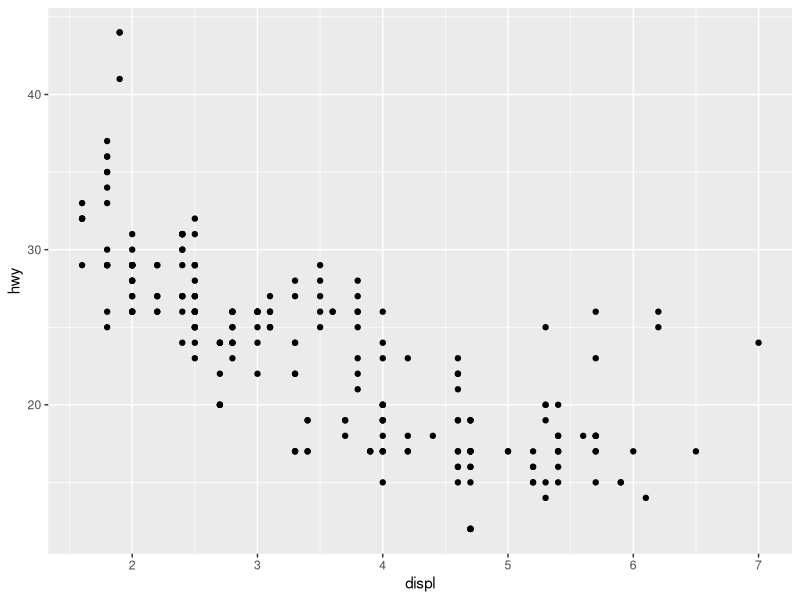
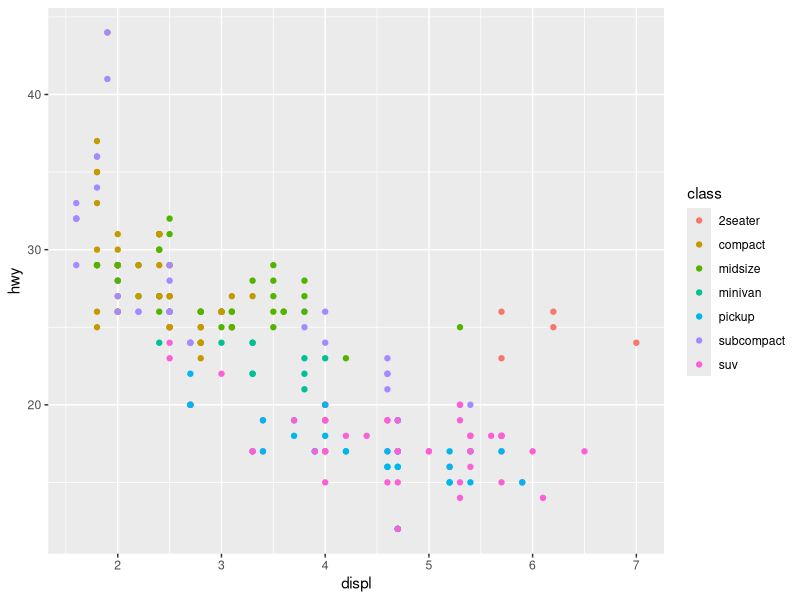
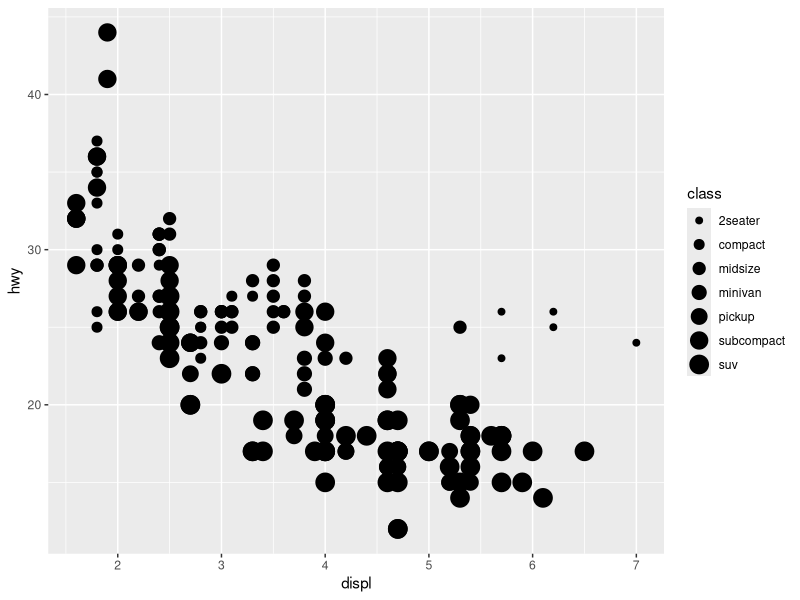
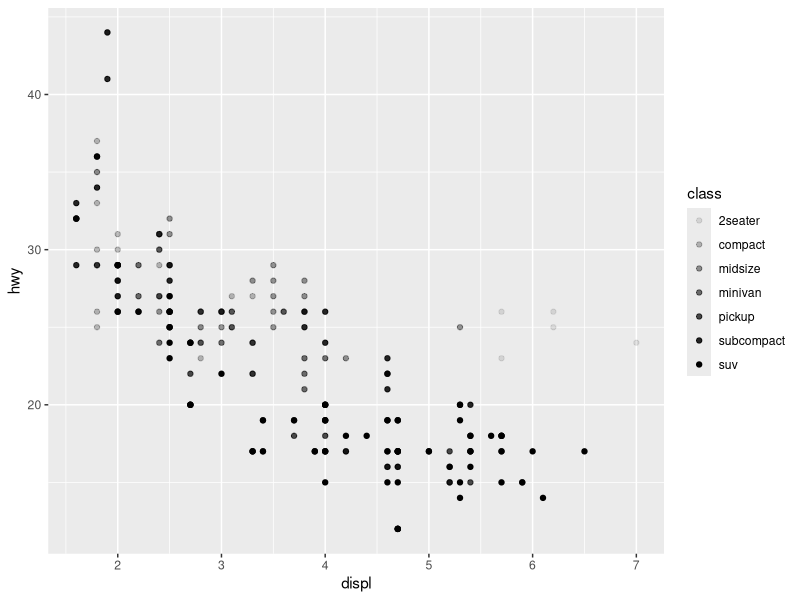
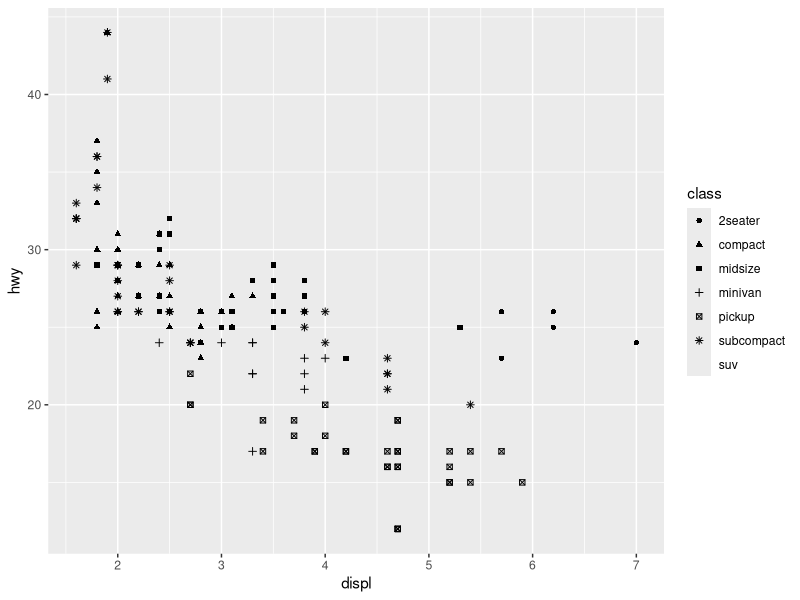
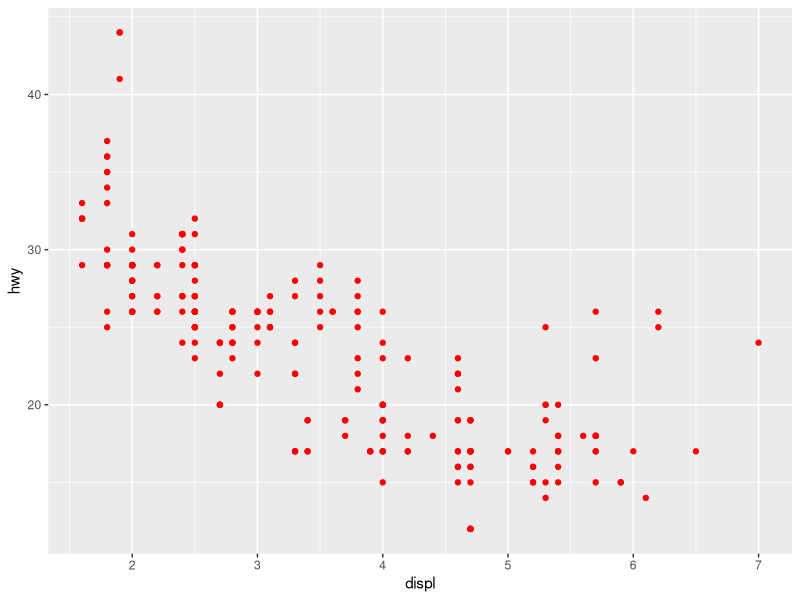
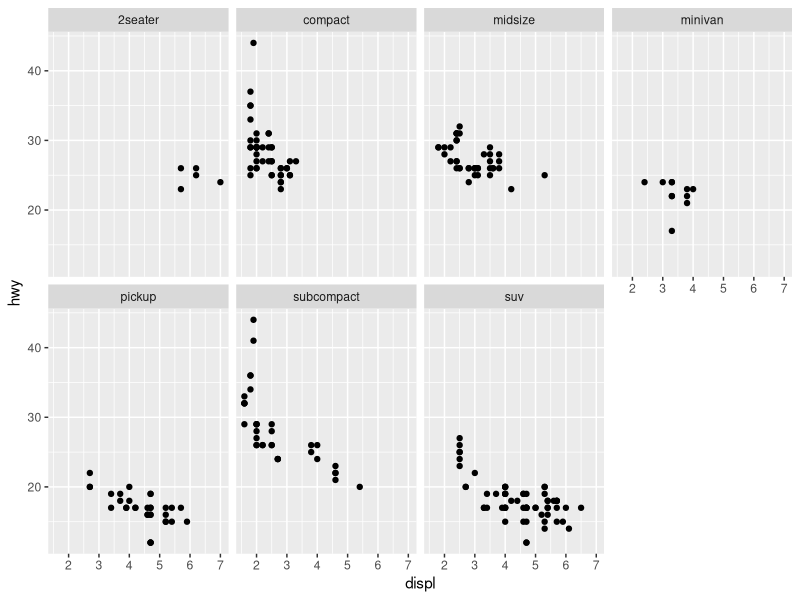
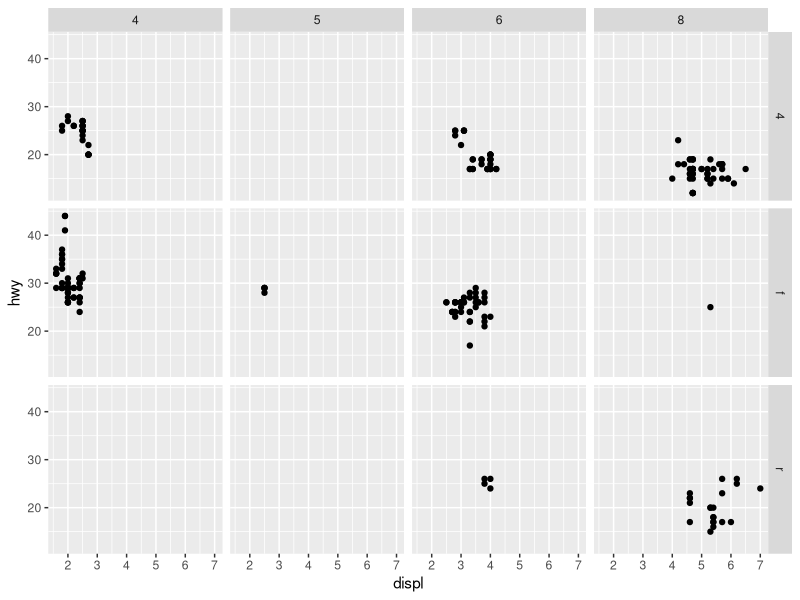

The R script that drew these images, in order:
## ---- chunk 1
knitr::opts_chunk$set(echo = TRUE)
## ---- chunk 2
library(tidyverse)
## ---- chunk 3
mpg
## ---- chunk 4
ggplot(data = mpg) +
  geom_point(mapping = aes(x = displ, y = hwy))
## ---- chunk 5
ggplot(data = mpg) +
  geom_point(mapping = aes(x = displ, y = hwy, colour = class))
## ---- chunk 6
ggplot(data = mpg) +
  geom_point(mapping = aes(x = displ, y = hwy, size = class))
## ---- chunk 7
ggplot(data = mpg) +
  geom_point(mapping = aes(x = displ, y = hwy, alpha = class))
## ---- chunk 8
ggplot(data = mpg) +
  geom_point(mapping = aes(x = displ, y = hwy, shape = class))
## ---- chunk 9
ggplot(data = mpg) +
  geom_point(mapping = aes( x = displ, y = hwy), colour = "red")
## ---- chunk 10
ggplot(data = mpg) +
  geom_point(mapping = aes( x = displ, y = hwy )) +
  facet_wrap(~ class, nrow =2)
## ---- chunk 11
ggplot(data = mpg) +
  geom_point(mapping = aes(x = displ, y = hwy)) +
  facet_grid(drv ~ cyl)
## ---- chunk 12
ggplot(data = mpg) +
  geom_point(mapping = aes(x = displ, y = hwy))
## ---- chunk 13
ggplot(data = mpg) +
  geom_smooth(mapping = aes(x = displ, y = hwy))
## ---- chunk 14
ggplot(data = mpg) +
  geom_smooth(mapping = aes(x = displ, y = hwy, linetype = drv))
## ---- chunk 15
ggplot(data = mpg) +
  geom_smooth(
    mapping = aes(x = displ, y = hwy, colour = drv),
  show.legend = FALSE
  )
## ---- chunk 16
ggplot(data = mpg) +
  geom_point(mapping = aes(x = displ, y=hwy)) +
  geom_smooth(mapping = aes(x = displ, y=hwy))
## ---- chunk 17
ggplot(data = mpg, mapping = aes(x=displ, y=hwy)) +
  geom_point() +
  geom_smooth()
## ---- chunk 18
ggplot(data = mpg, mapping = aes(x = displ, y =hwy)) +
  geom_point(mapping = aes(colour = class)) +
  geom_smooth()
